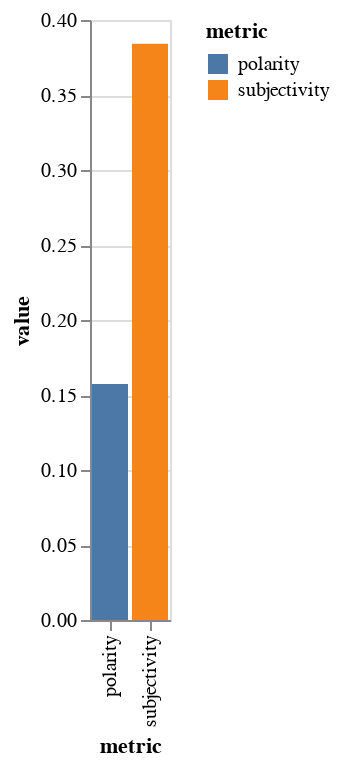

The cell this chart's notebook holds for it:
### Markdown cell above
## 3. Your pitch's Sentiment Analysis 

---

Sentiment analysis (also known as opinion mining or emotion AI) is the use of natural language processing, text analysis, computational linguistics, and biometrics to systematically identify, extract, quantify, and study affective states and subjective information.

### Code cell
#@title Your pitch's Sentiment Analysis {display-mode: "form"}
chart = alt.Chart(result_df).mark_bar().encode(x='metric', y='value', color='metric')
chart

### Figure 1 — Vega-Lite specification as saved in the notebook (floating-point values rounded to 4 significant figures)
{"config": {"view": {"continuousWidth": 400, "continuousHeight": 300}}, "data": {"name": "data-53fad3f6e63514649503ac22d59d736e"}, "mark": "bar", "encoding": {"color": {"field": "metric", "type": "nominal"}, "x": {"field": "metric", "type": "nominal"}, "y": {"field": "value", "type": "quantitative"}}, "$schema": "https://vega.github.io/schema/vega-lite/v4.17.0.json", "datasets": {"data-53fad3f6e63514649503ac22d59d736e": [{"metric": "polarity", "value": 0.1573}, {"metric": "subjectivity", "value": 0.3842}]}}
